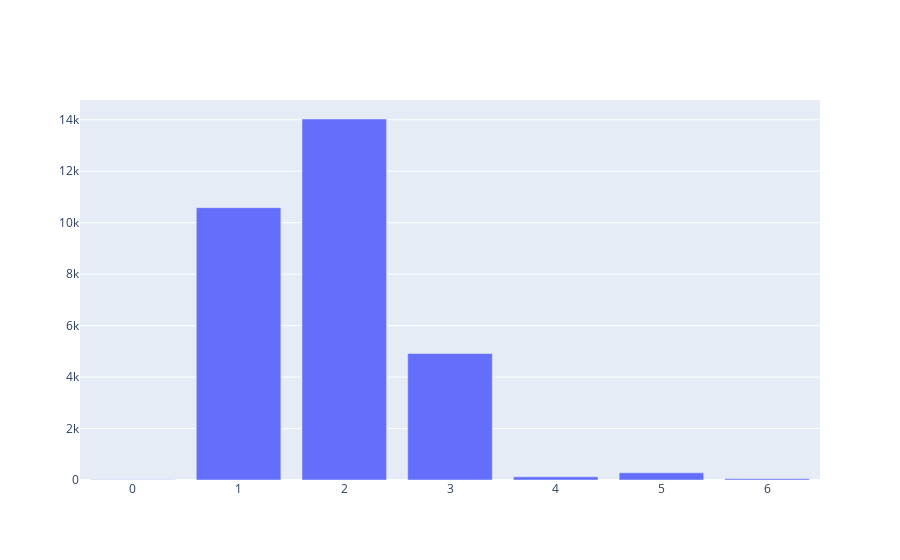

Notebook cell for this chart:
### Code cell
educationCountsByIndex = archivoDatos['EDUCATION'].value_counts()
index = educationCountsByIndex.index
values = educationCountsByIndex.values

fig = go.Figure([go.Bar(x = index, y = values)])
fig.show()
#https://plotly.com/python/bar-charts/

### Figure 1 — Plotly figure (JSON) as saved in the notebook; plotly's stock layout.template omitted (floating-point values rounded to 4 significant figures)
{"data": [{"type": "bar", "x": [2, 1, 3, 5, 4, 6, 0], "y": [14030, 10585, 4917, 280, 123, 51, 14]}], "layout": {}}
